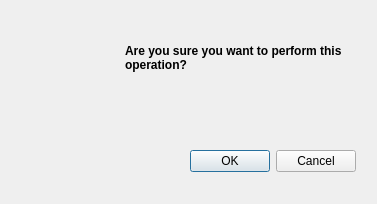
<?xml version="1.0" encoding="UTF-8"?>
<ui version="4.0">
 <class>Dialog</class>
 <widget class="QDialog" name="Dialog">
  <property name="geometry">
   <rect>
    <x>0</x>
    <y>0</y>
    <width>377</width>
    <height>204</height>
   </rect>
  </property>
  <property name="focusPolicy">
   <enum>Qt::TabFocus</enum>
  </property>
  <property name="windowTitle">
   <string>Confirm operation</string>
  </property>
  <property name="windowIcon">
   <iconset resource="../resources.qrc">
    <normaloff>:/icons/icons/emblem-important.png</normaloff>:/icons/icons/emblem-important.png</iconset>
  </property>
  <property name="modal">
   <bool>true</bool>
  </property>
  <widget class="QDialogButtonBox" name="buttonBox">
   <property name="geometry">
    <rect>
     <x>15</x>
     <y>145</y>
     <width>341</width>
     <height>32</height>
    </rect>
   </property>
   <property name="orientation">
    <enum>Qt::Horizontal</enum>
   </property>
   <property name="standardButtons">
    <set>QDialogButtonBox::Cancel|QDialogButtonBox::Ok</set>
   </property>
  </widget>
  <widget class="QLabel" name="label">
   <property name="geometry">
    <rect>
     <x>125</x>
     <y>35</y>
     <width>241</width>
     <height>46</height>
    </rect>
   </property>
   <property name="text">
    <string>&lt;b&gt;Are you sure you want to perform this operation?&lt;/b&gt;</string>
   </property>
   <property name="wordWrap">
    <bool>true</bool>
   </property>
  </widget>
  <widget class="QLabel" name="label_2">
   <property name="geometry">
    <rect>
     <x>30</x>
     <y>25</y>
     <width>66</width>
     <height>66</height>
    </rect>
   </property>
   <property name="text">
    <string/>
   </property>
   <property name="pixmap">
    <pixmap resource="../resources.qrc">:/icons/icons/emblem-important.png</pixmap>
   </property>
  </widget>
 </widget>
 <resources>
  <include location="../resources.qrc"/>
 </resources>
 <connections>
  <connection>
   <sender>buttonBox</sender>
   <signal>rejected()</signal>
   <receiver>Dialog</receiver>
   <slot>reject()</slot>
   <hints>
    <hint type="sourcelabel">
     <x>316</x>
     <y>260</y>
    </hint>
    <hint type="destinationlabel">
     <x>286</x>
     <y>274</y>
    </hint>
   </hints>
  </connection>
  <connection>
   <sender>buttonBox</sender>
   <signal>accepted()</signal>
   <receiver>Dialog</receiver>
   <slot>accept()</slot>
   <hints>
    <hint type="sourcelabel">
     <x>185</x>
     <y>160</y>
    </hint>
    <hint type="destinationlabel">
     <x>188</x>
     <y>101</y>
    </hint>
   </hints>
  </connection>
 </connections>
</ui>
